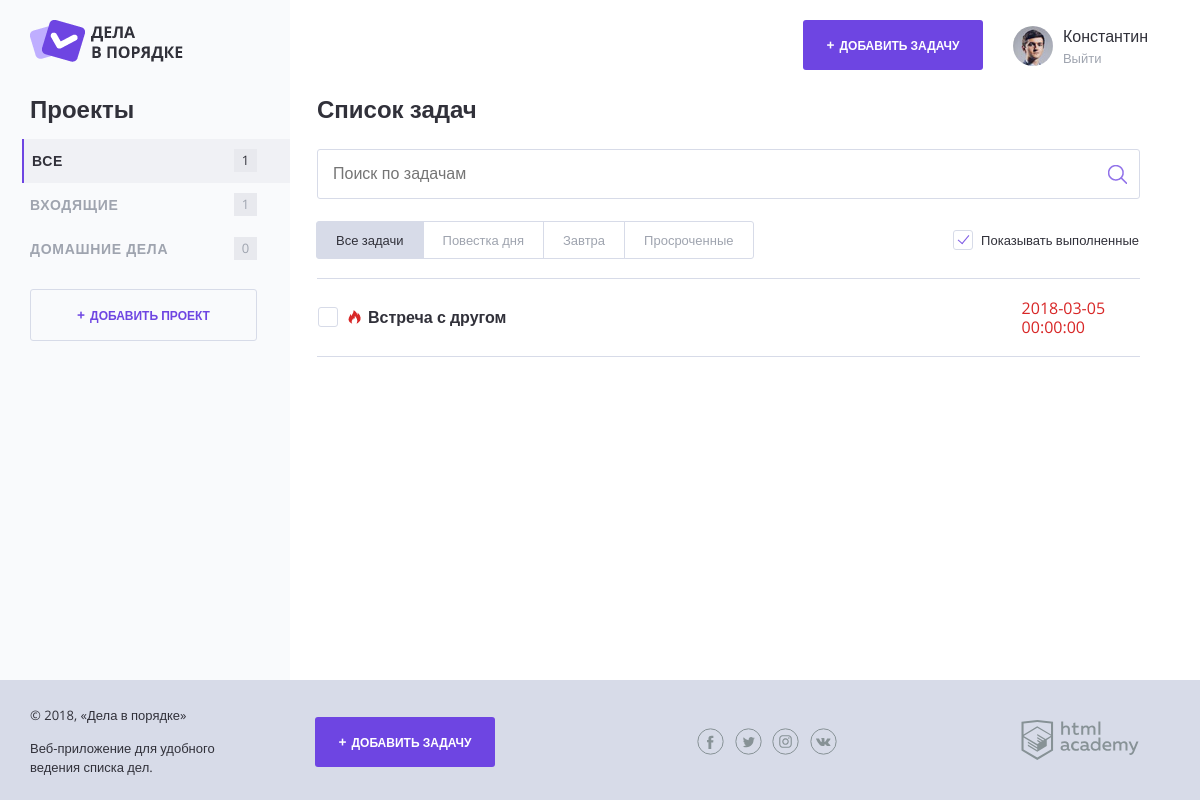
Screenshot of /index.php?project_id=1 with the database file from the repository.
### tables this page shows
CREATE TABLE projects (
  id INT AUTO_INCREMENT PRIMARY KEY,
  name CHAR(128),
  alias CHAR(128),
  user_id INT,
  FOREIGN KEY (user_id) REFERENCES users(id)
);

CREATE TABLE tasks (
  id INT AUTO_INCREMENT PRIMARY KEY,
  date_created DATETIME DEFAULT NOW(),
  date_completed DATETIME,
  name VARCHAR(512),
  file VARCHAR(512),
  task_deadline DATETIME,
  user_id INT,
  project_id INT,
  FOREIGN KEY (user_id) REFERENCES users(id),
  FOREIGN KEY (project_id) REFERENCES projects(id)
);

### templates/layout.php (the view, shortened to what this page needs)
<!DOCTYPE html>
<html lang="ru">
<head>
    <link rel="stylesheet" href="css/normalize.css">
    <link rel="stylesheet" href="css/style.css">
    <link rel="stylesheet" href="css/flatpickr.min.css">
</head>
<body>
<div class="page-wrapper">
    <div class="container container--with-sidebar">
        <header class="main-header">
            <a href="#">
                <img src="img/logo.png" width="153" height="42" alt="Логотип Дела в порядке">
            </a>
            <div class="main-header__side">
                <a class="main-header__side-item button button--plus open-modal" href="javascript:;"
                   target="task_add">Добавить задачу</a>
                <div class="main-header__side-item user-menu">
                    <div class="user-menu__image">
                        <img src="img/user-pic.jpg" width="40" height="40" alt="Пользователь">
                    </div>
                    <div class="user-menu__data">
                        <p>Константин</p>
                        <a href="#">Выйти</a>
                    </div>
                </div>
            </div>
        </header>
        <div class="content">
            <section class="content__side">
                <h2 class="content__side-heading">Проекты</h2>
                <nav class="main-navigation">
                    <ul class="main-navigation__list">
                        <li class="main-navigation__list-item main-navigation__list-item--active">
                            <a class="main-navigation__list-item-link" href="#">Все</a>
                            <span class="main-navigation__list-item-count"><?= count_tasks($tasks) ?></span>
                        </li>
                        <?php foreach ($projects as $project): ?>
                            <li class="main-navigation__list-item">
                                <a class="main-navigation__list-item-link" href="index.php?project_id=<?= $project['id']; ?>"><?= $project['name']; ?></a>
                                <span class="main-navigation__list-item-count"><?= count_tasks($tasks, $project['id']); ?></span>
                            </li>
                        <?php endforeach; ?>
                    </ul>
                </nav>
                <a class="button button--transparent button--plus content__side-button open-modal"
                   href="javascript:;" target="project_add">Добавить проект</a>
            </section>
            <main class="content__main">
                <?= $main; ?>
            </main>
        </div>
    </div>
</div>
<footer class="main-footer">
    <div class="container">
        <div class="main-footer__copyright">
            <p>© 2018, «Дела в порядке»</p>
            <p>Веб-приложение для удобного ведения списка дел.</p>
        </div>
        <a class="main-footer__button button button--plus open-modal" target="task_add"
           href="javascript:;">Добавить задачу</a>
        <div class="main-footer__social social">
            <a class="social__link social__link--facebook" href="#">Facebook
            </a>
            <a class="social__link social__link--twitter" href="#">Twitter
            </a>
            <a class="social__link social__link--instagram" href="#">Instagram
            </a>
            <a class="social__link social__link--vkontakte" href="#">Вконтакте
            </a>
        </div>
        <div class="main-footer__developed-by">
            <a href="https://htmlacademy.ru/intensive/php">
                <img src="img/htmlacademy.svg" alt="HTML Academy" width="118" height="40">
            </a>
        </div>
    </div>
</footer>
</body>
</html>

### templates/index.php (shortened to what this page needs)
<h2 class="content__main-heading">Список задач</h2>
<form class="search-form" action="index.html" method="post">
    <input class="search-form__input" type="text" name="" value="" placeholder="Поиск по задачам">
    <input class="search-form__submit" type="submit" name="" value="Искать">
</form>
<div class="tasks-controls">
    <nav class="tasks-switch">
        <a href="/" class="tasks-switch__item tasks-switch__item--active">Все задачи</a>
        <a href="/" class="tasks-switch__item">Повестка дня</a>
        <a href="/" class="tasks-switch__item">Завтра</a>
        <a href="/" class="tasks-switch__item">Просроченные</a>
    </nav>
    <label class="checkbox">
        <span class="checkbox__text">Показывать выполненные</span>
    </label>
</div>
<table class="tasks">
    <?php foreach ($tasks as $task): ?>
        <?php if ($show_complete_tasks): ?>
            <tr class="tasks__item task<?php if ($task['date_completed']) {
                echo " task--completed";
            } elseif (is_task_deadline($task['task_deadline'])) {
                echo " task--important";
            }; ?>">
                <td class="task__select">
                    <label class="checkbox task__checkbox">
                        <span class="checkbox__text"><?= ($task['name']); ?></span>
                    </label>
                </td>
                <td class="task__date"><?= $task['date_created']; ?></td>
            </tr>
        <?php endif; ?>
    <?php endforeach; ?>
</table>

### rows the page displays
projects: name "ВХОДЯЩИЕ", id "1"
projects: name "ДОМАШНИЕ ДЕЛА", id "0"
tasks: name "Встреча с другом", date_created "2018-03-05 00:00:00"

### other values shown
count_tasks($tasks) "1"
